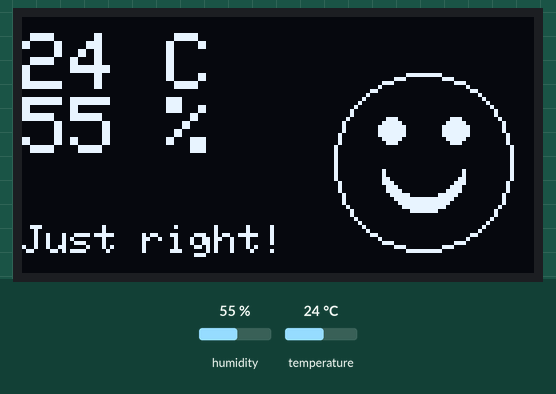
Bench run of a sketch on a simulated Arduino Uno, built with avr-gcc and run on an emulated ATmega328P. On the bench: 128×64 one-colour display. Inputs (shaded band) come from the test bench; at power-on: humidity 55 %, temperature 24 °C.

Above: at 2.9 s.
3.0 s: humidity set to 31 %
At 5.4 s:
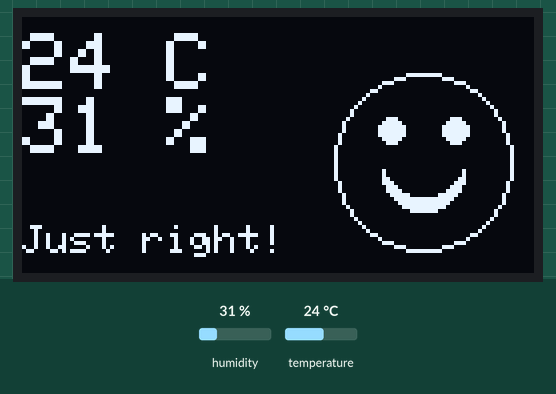
5.8 s: humidity set to 28 %
At 6.7 s:
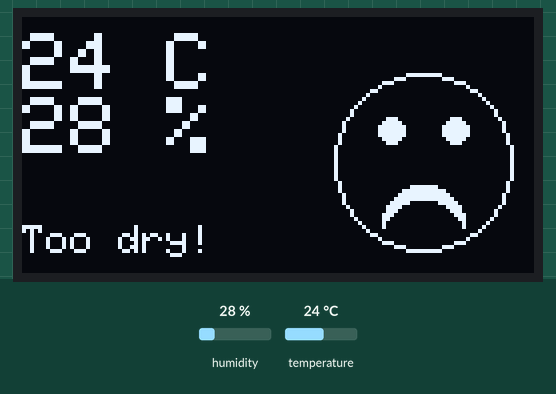
8.6 s: temperature set to 19 °C
At 11.5 s:
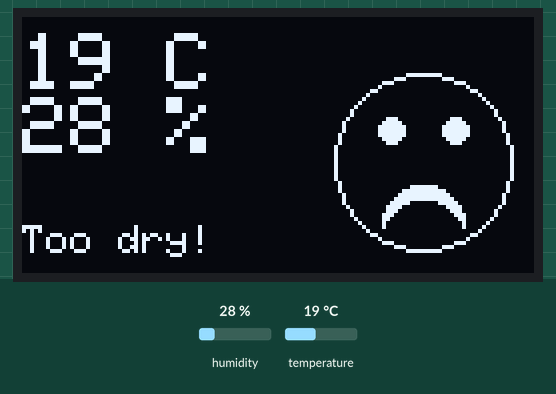
11.8 s: temperature set to 16 °C
At 13.9 s:
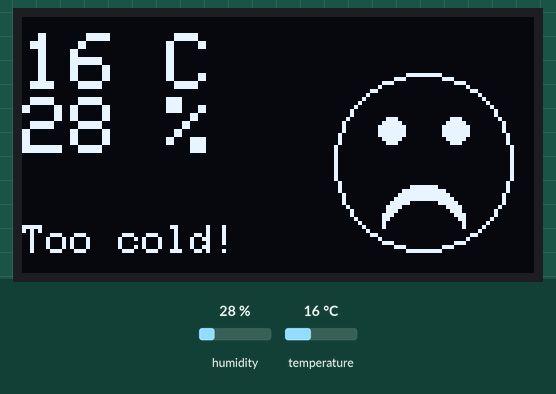
14.6 s: temperature set to 28 °C
At 17.4 s:
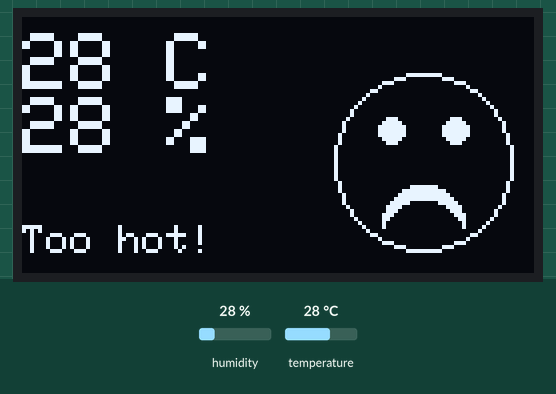
Timing chart, 0 to 18.9 s (numbered marks = the images above; inputs shaded):
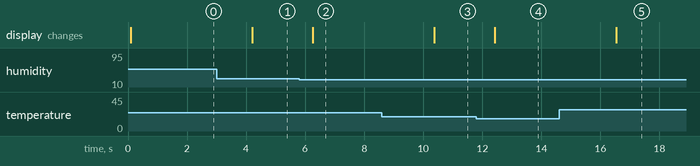

The sketch:

L11_Comfort.ino
```cpp
// Lesson 11: Comfort face
// A smiley face when the room is comfortable, a sad face when not.

#include <DHT.h>
#include <Adafruit_SSD1306.h>

DHT dht(4, DHT11);
Adafruit_SSD1306 display(128, 64, &Wire, -1);

void drawFace(bool happy) {
  if (happy) {
    display.fillCircle(100, 38, 10, SSD1306_WHITE);  // smile
    display.fillCircle(100, 34, 10, SSD1306_BLACK);
  } else {
    display.fillCircle(100, 52, 10, SSD1306_WHITE);  // frown
    display.fillCircle(100, 56, 10, SSD1306_BLACK);
  }
  display.drawCircle(100, 36, 22, SSD1306_WHITE);
  display.fillCircle(92, 28, 3, SSD1306_WHITE);
  display.fillCircle(108, 28, 3, SSD1306_WHITE);
}

void setup() {
  dht.begin();
  display.begin(SSD1306_SWITCHCAPVCC, 0x3C);
  display.setTextColor(SSD1306_WHITE);
}

void loop() {
  float temp = dht.readTemperature();
  float humidity = dht.readHumidity();

  String message = "Just right!";
  if (temp > 26) {
    message = "Too hot!";
  } else if (temp < 18) {
    message = "Too cold!";
  } else if (humidity > 60) {
    message = "Too damp!";
  } else if (humidity < 30) {
    message = "Too dry!";
  }

  display.clearDisplay();
  display.setTextSize(2);
  display.setCursor(0, 4);
  display.print(temp, 0);
  display.println(" C");
  display.print(humidity, 0);
  display.println(" %");
  display.setTextSize(1);
  display.setCursor(0, 52);
  display.print(message);
  drawFace(message == "Just right!");
  display.display();
  delay(2000);
}
```

Measured:
- the behaviour switches between 30 and 29 % on humidity (found by bisection; images 1 and 2)
- the behaviour switches between 18 and 17 °C on temperature (found by bisection; images 3 and 4)
- after the input at 3.0 s, the display: changes after 1.2 s (image 1)
- after the input at 5.8 s, the display: changes after 0.46 s (image 2)
- after the input at 8.6 s, the display: changes after 1.8 s (image 3)
- after the input at 11.8 s, the display: changes after 0.62 s (image 4)
- after the input at 14.6 s, the display: changes after 1.9 s (image 5)
